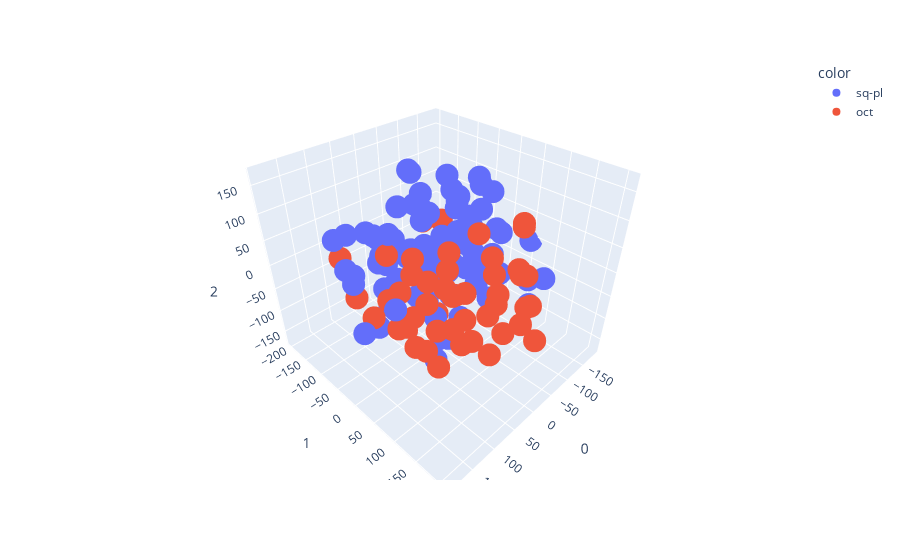

Notebook code for this chart:
### Code cell
tsne = TSNE(n_components=3, random_state=0)
projections = tsne.fit_transform(df[features], )

fig = px.scatter_3d(
    projections, x=0, y=1, z=2,
    color=df.Geometry
)
fig.update_traces(marker_size=8)
fig.show()
